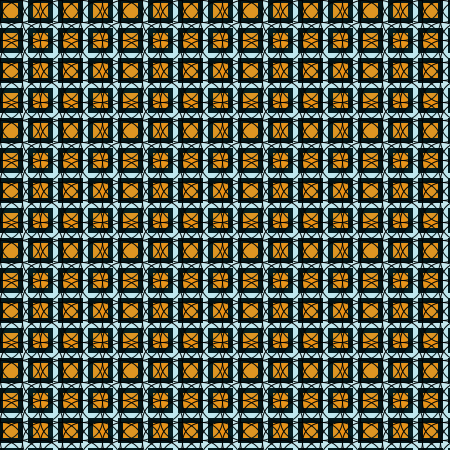
Frame 1 (no input)
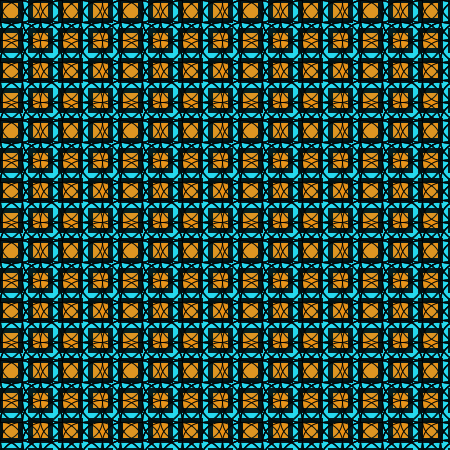
Frame 60 (the mouse pressed at the canvas centre just before this capture)
Frame 120 (the mouse held since frame 60 and released just before this capture): identical to frame 60, image omitted

The Processing sketch that drew these frames (run headless with seeded random() and noise(); from frame 60 on, the mouse is pressed at the canvas centre):

// Processing sketch: processing_29008
// ── processing_29008.pde

// { imaginary global variable code block
//global variables

//declare its name and assign value
//int xPos = 0;  // data type | variable name = value
//int yPos = 0;

void setup () { //opening code block
size (450,450);
background(218,234,237);
smooth();
noFill();
strokeWeight (1);

} // closing code block for setup

  int diameter = 40;  

void draw(){
    // loop to create each column for the ellipses
  for (int x = 0; x < width+50; x+=30) {
    for (int y = 0; y < height+ 10 ; y+=30) {
     fill(255,140,0);
    strokeWeight(5);
    //drawTile(x,y,10,10);
    //quad(25,2,48,25,25,48,2,25);
    rect(x,y,20,20);
    }
 
  }
   // loop to create each column
  
  for (int cols = 0; cols < 60; cols++) {
    // nested loop to create rows for each column
    for (int rows = 0; rows < 60; rows++) {
      noFill();
      drawTile(40 * cols, 40 * rows, diameter);
    }
  }
}
 
void drawTile(int xPos, int yPos, int d) {
  strokeWeight(1);
  fill(24,201,234,10);
  ellipse(xPos + 2, yPos + 2, d, d);
  ellipse(xPos + 20, yPos + 2, d, d);
  ellipse(xPos + 2, yPos + 20, d, d);
  ellipse(xPos + 20, yPos + 20, d, d);
}


//quad(25,2,48,25,25,48,2,25);
